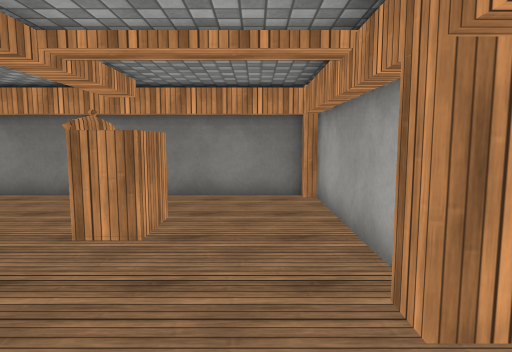
[1] (above)

17 first-person views from a walk through a Unity game level. The camera is 1.4 m above the floor, tilts 6° down and sees 75° across. The floor is counted in squares, 1 m on a side. Each view is taken from the middle of a square. On the plan, view 1 faces up. The plan holds only what a view shows up to about 15 squares ahead; the rest is blank. The place goes on beyond the plan. The player character is not drawn. Surface patterns are stand-ins for the level's own textures.

[2]
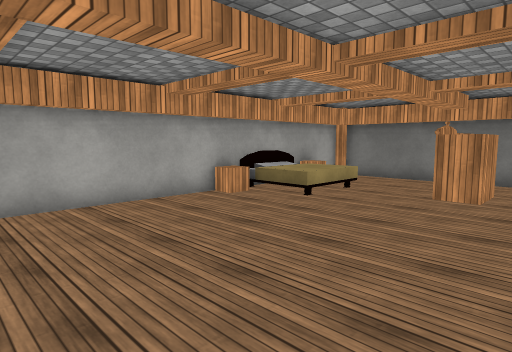

[3]
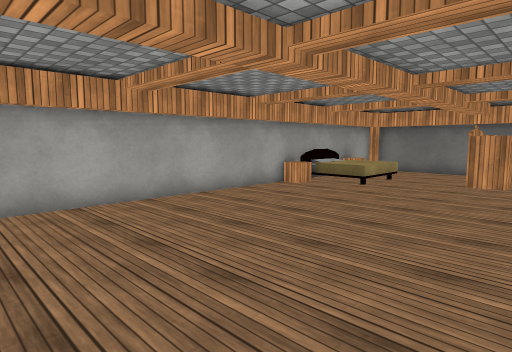

[4]
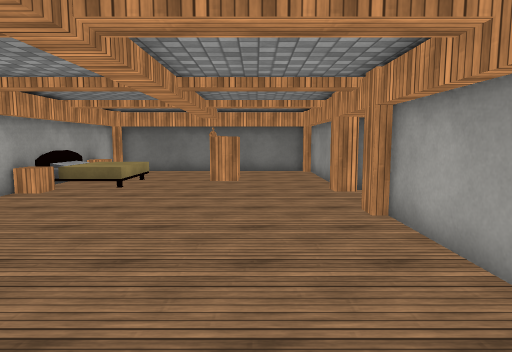

[5]
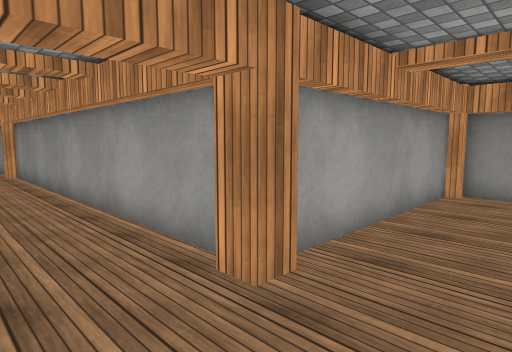

[6]
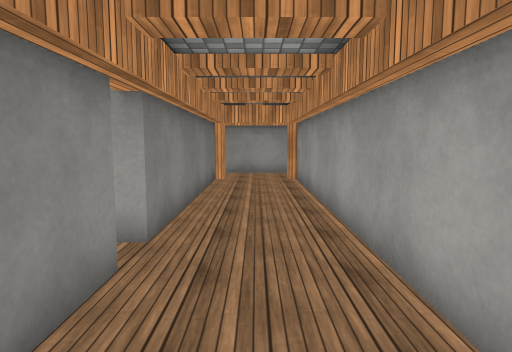

[7]
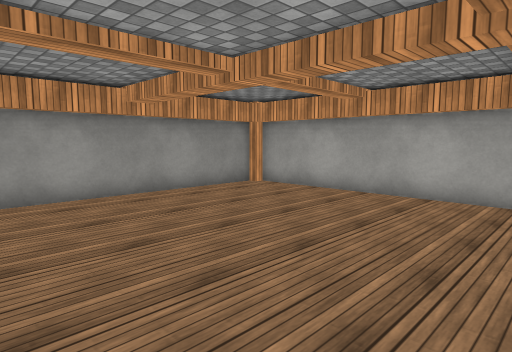

[8]
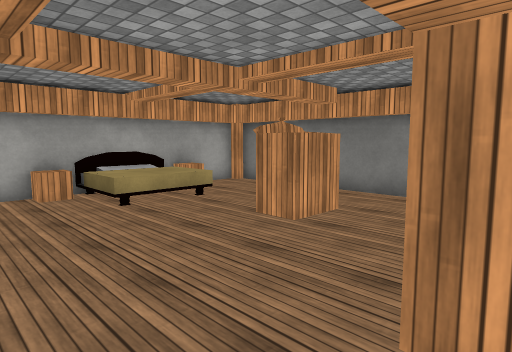

[9]
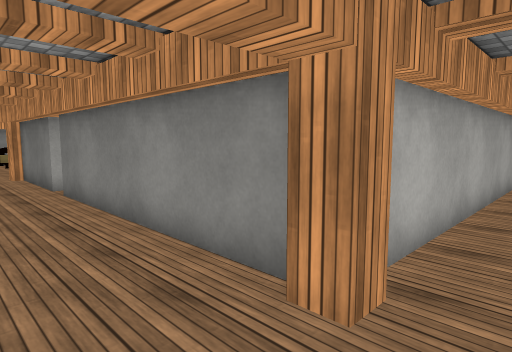

[10]
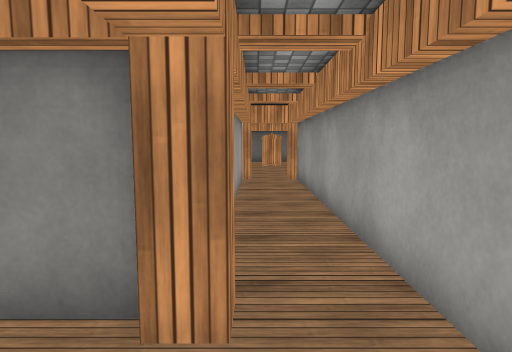

[11]
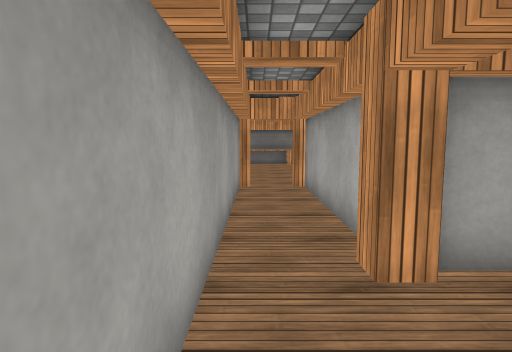

[12]
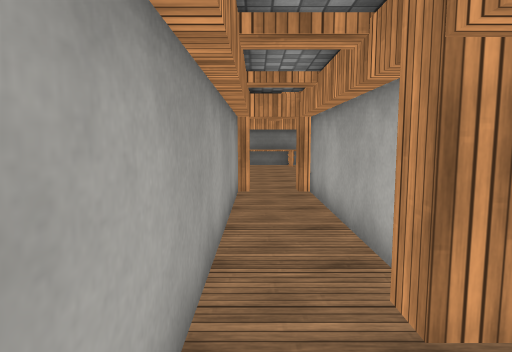

[13]
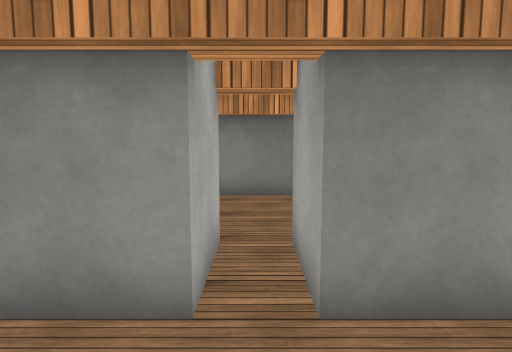

[14]
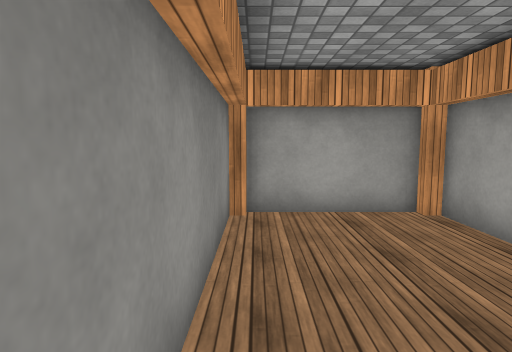

[15]
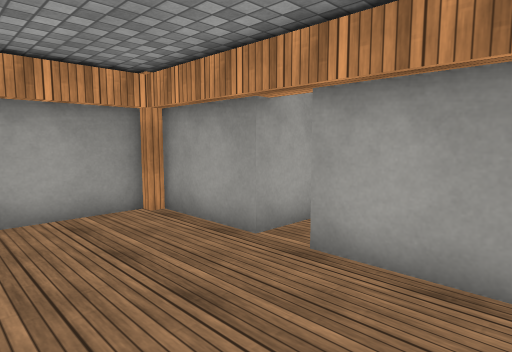

[16]
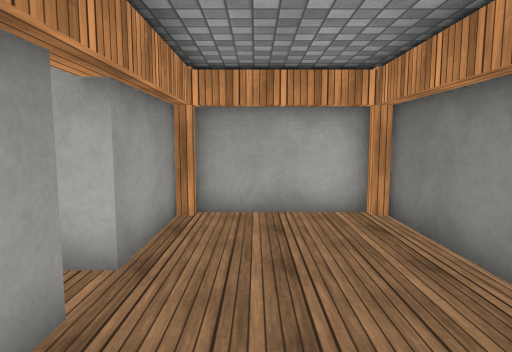

[17]
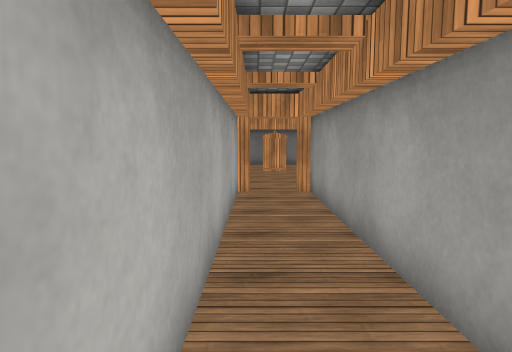

### Floor plan
Points are (right, up) in squares from view 1. A wall is a line through its corners. A room is listed if a view was taken in it or the views show most of it. See-through windows are left out.
Room 1 (views 1, 2, 3, 4, 5, 6, 7, 8, 9, 10, 11, 12, 13, 17)
walls: (2.1, -0.5) (14.2, -0.5) (14.2, -0.2) (14.8, -0.2) (14.8, -0.9); (1.5, 3.5) (1.5, 8.2) (1.1, 8.2); (5.5, 4.5) (5.5, 2.5) (1.8, 2.5) (1.8, 2.2) (1.2, 2.2) (1.2, 2.9); (1.2, 8.5) (-7.5, 8.5) (-7.5, 5.6); (1.5, -7.2) (1.5, -0.8) (1.2, -0.8) (1.2, -0.2) (1.9, -0.2); (-7.5, 3.5) (-7.5, -7.5) (1.2, -7.5) (1.2, -7.1); (-7.2, 8.6) (-7.2, 8.1); (14.1, 2.5) (6.5, 2.5) (6.5, 4.5); (14.5, -1.5) (14.5, -7.2) (14.8, -7.2) (14.8, -7.9); (14.8, 2.9) (14.8, 2.2) (14.1, 2.2); (16.5, -7) (16.5, 12.2) (16.2, 12.2); (14.5, 12.2) (14.5, 3.5)
low walls: (-6.8, 2.5) (-6.8, 1.8) (-7.5, 1.8); (-6.8, 6.5) (-6.8, 5.7) (-7.5, 5.7)
ways out: opening at (6, 3.5) to room 2; gap at (15, -8)
objects: bed (-8, 3) to (-5, 5); wardrobe (-2, 5) to (-2, 6)
Room 2 (views 14, 15, 16)
walls: (6.5, 4.5) (9.2, 4.5) (9.2, 4.9); (2.8, 8.6) (2.8, 8.1); (2.8, 4.5) (5.5, 4.5); (9.5, 4.8) (9.5, 8.5) (2.5, 8.5) (2.5, 4.8)
ways out: opening at (6, 3.5) to room 1

Positions as (right, up) in squares from view 1, and headings:
1: (0, 0), facing up
2: (0, -4), facing up-left
3: (0, -7), facing up-left
4: (-1, -7), facing up
5: (-1, 2), facing down-right
6: (2, 1), facing right
7: (1, 1), facing down-left
8: (2, 0), facing up-left
9: (16, 0), facing up-left
10: (15, 0), facing up
11: (16, 3), facing down
12: (16, 2), facing down
13: (6, 0), facing up
14: (3, 8), facing right
15: (3, 8), facing down-right
16: (9, 6), facing left
17: (15, 3), facing up
